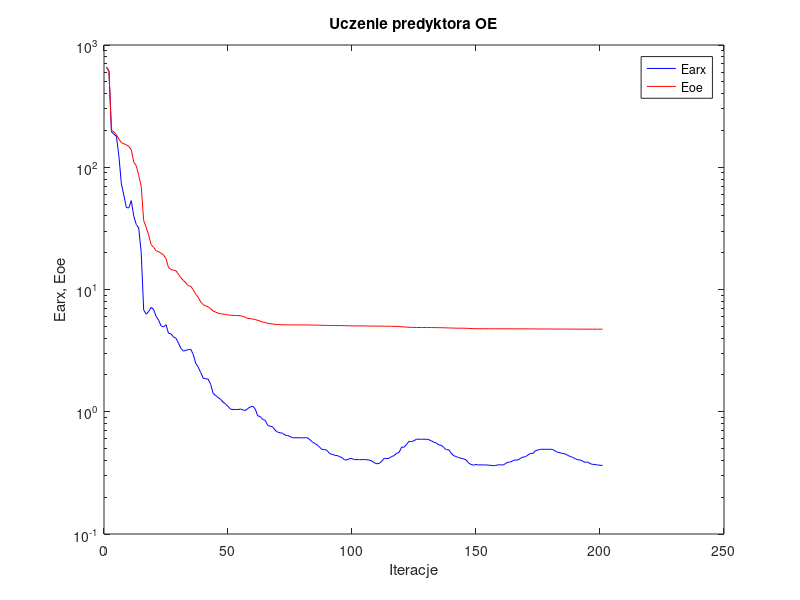
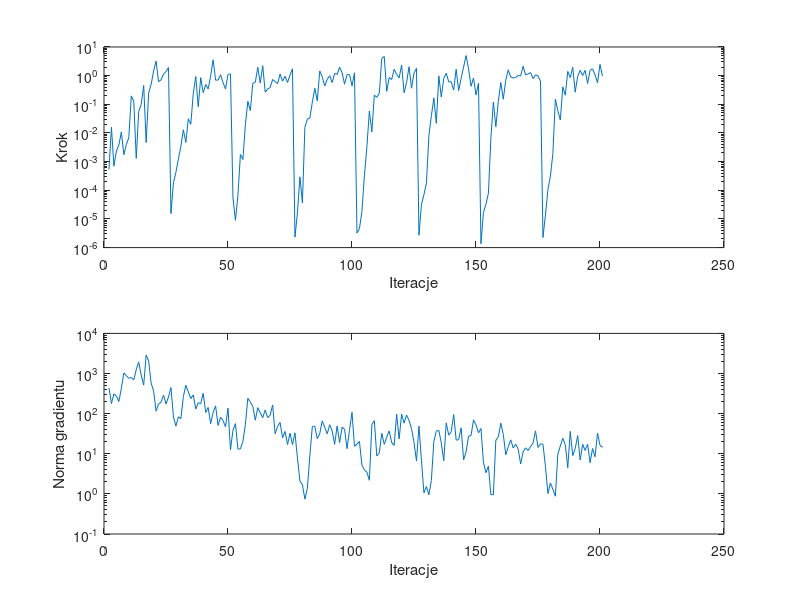

The MATLAB source for these figures, in order:
%uczenie predyktora oe
clear all;
n=0; farx(n+1)=6.591916e+002; foe(n+1)=6.554452e+002; wspucz(n+1)=0.000000e+000; ng(n+1)=0.000000e+000;
%odnowa zmiennej metryki
n=1; farx(n+1)=6.139721e+002; foe(n+1)=6.103995e+002; krok(n+1)=5.266656e-004; ng(n+1)=4.385630e+002;
n=2; farx(n+1)=1.952114e+002; foe(n+1)=2.015054e+002; krok(n+1)=1.576669e-002; ng(n+1)=1.782309e+002;
n=3; farx(n+1)=1.858323e+002; foe(n+1)=1.941997e+002; krok(n+1)=6.935224e-004; ng(n+1)=3.123034e+002;
n=4; farx(n+1)=1.794249e+002; foe(n+1)=1.849435e+002; krok(n+1)=2.363686e-003; ng(n+1)=2.742785e+002;
n=5; farx(n+1)=1.238536e+002; foe(n+1)=1.701288e+002; krok(n+1)=3.831275e-003; ng(n+1)=2.006947e+002;
n=6; farx(n+1)=7.325908e+001; foe(n+1)=1.591280e+002; krok(n+1)=1.071180e-002; ng(n+1)=4.292199e+002;
n=7; farx(n+1)=5.921445e+001; foe(n+1)=1.556926e+002; krok(n+1)=1.745241e-003; ng(n+1)=1.032653e+003;
n=8; farx(n+1)=4.692515e+001; foe(n+1)=1.527940e+002; krok(n+1)=3.951534e-003; ng(n+1)=8.888230e+002;
n=9; farx(n+1)=4.644479e+001; foe(n+1)=1.478058e+002; krok(n+1)=6.819101e-003; ng(n+1)=7.609733e+002;
n=10; farx(n+1)=5.335729e+001; foe(n+1)=1.395279e+002; krok(n+1)=1.961845e-001; ng(n+1)=7.974944e+002;
n=11; farx(n+1)=3.994509e+001; foe(n+1)=1.099380e+002; krok(n+1)=1.290092e-001; ng(n+1)=6.968484e+002;
n=12; farx(n+1)=3.402686e+001; foe(n+1)=1.029381e+002; krok(n+1)=1.299476e-003; ng(n+1)=1.248377e+003;
n=13; farx(n+1)=3.187416e+001; foe(n+1)=8.594392e+001; krok(n+1)=5.695205e-002; ng(n+1)=1.938919e+003;
n=14; farx(n+1)=2.010218e+001; foe(n+1)=6.965420e+001; krok(n+1)=9.809225e-002; ng(n+1)=9.155260e+002;
n=15; farx(n+1)=6.799528e+000; foe(n+1)=3.661313e+001; krok(n+1)=4.572701e-001; ng(n+1)=5.139682e+002;
n=16; farx(n+1)=6.278157e+000; foe(n+1)=3.232156e+001; krok(n+1)=4.637862e-003; ng(n+1)=2.889921e+003;
n=17; farx(n+1)=6.624538e+000; foe(n+1)=2.789984e+001; krok(n+1)=2.464282e-001; ng(n+1)=2.062478e+003;
n=18; farx(n+1)=7.140025e+000; foe(n+1)=2.330990e+001; krok(n+1)=4.904031e-001; ng(n+1)=5.763937e+002;
n=19; farx(n+1)=6.869133e+000; foe(n+1)=2.215344e+001; krok(n+1)=1.443163e+000; ng(n+1)=3.678013e+002;
n=20; farx(n+1)=6.036921e+000; foe(n+1)=2.075506e+001; krok(n+1)=3.203543e+000; ng(n+1)=1.155534e+002;
n=21; farx(n+1)=5.626128e+000; foe(n+1)=2.042757e+001; krok(n+1)=6.155707e-001; ng(n+1)=1.742287e+002;
n=22; farx(n+1)=5.039486e+000; foe(n+1)=1.976757e+001; krok(n+1)=7.113726e-001; ng(n+1)=1.916550e+002;
n=23; farx(n+1)=4.939664e+000; foe(n+1)=1.920903e+001; krok(n+1)=1.131462e+000; ng(n+1)=2.884491e+002;
n=24; farx(n+1)=5.157869e+000; foe(n+1)=1.790657e+001; krok(n+1)=1.390988e+000; ng(n+1)=1.746513e+002;
n=25; farx(n+1)=4.384183e+000; foe(n+1)=1.514180e+001; krok(n+1)=1.924468e+000; ng(n+1)=2.591623e+002;
%odnowa zmiennej metryki
n=26; farx(n+1)=4.329118e+000; foe(n+1)=1.458624e+001; krok(n+1)=1.535151e-005; ng(n+1)=4.470587e+002;
n=27; farx(n+1)=4.096672e+000; foe(n+1)=1.437549e+001; krok(n+1)=1.828869e-004; ng(n+1)=8.284716e+001;
n=28; farx(n+1)=3.990668e+000; foe(n+1)=1.424897e+001; krok(n+1)=4.223390e-004; ng(n+1)=4.893978e+001;
n=29; farx(n+1)=3.654307e+000; foe(n+1)=1.333996e+001; krok(n+1)=1.250114e-003; ng(n+1)=8.335853e+001;
n=30; farx(n+1)=3.299821e+000; foe(n+1)=1.248286e+001; krok(n+1)=3.416397e-003; ng(n+1)=7.491979e+001;
n=31; farx(n+1)=3.133682e+000; foe(n+1)=1.185711e+001; krok(n+1)=1.289397e-002; ng(n+1)=2.687899e+002;
n=32; farx(n+1)=3.179159e+000; foe(n+1)=1.133315e+001; krok(n+1)=4.667933e-003; ng(n+1)=5.080333e+002;
n=33; farx(n+1)=3.223322e+000; foe(n+1)=1.072541e+001; krok(n+1)=3.122169e-002; ng(n+1)=3.469890e+002;
n=34; farx(n+1)=3.239418e+000; foe(n+1)=1.061423e+001; krok(n+1)=2.015462e-002; ng(n+1)=2.383449e+002;
n=35; farx(n+1)=2.936839e+000; foe(n+1)=9.930158e+000; krok(n+1)=2.405585e-001; ng(n+1)=2.933271e+002;
n=36; farx(n+1)=2.484399e+000; foe(n+1)=9.140168e+000; krok(n+1)=9.282331e-001; ng(n+1)=1.305942e+002;
n=37; farx(n+1)=2.317444e+000; foe(n+1)=8.638321e+000; krok(n+1)=8.197463e-002; ng(n+1)=1.876481e+002;
n=38; farx(n+1)=2.089626e+000; foe(n+1)=7.892536e+000; krok(n+1)=8.536620e-001; ng(n+1)=1.774409e+002;
n=39; farx(n+1)=1.882513e+000; foe(n+1)=7.519285e+000; krok(n+1)=2.522670e-001; ng(n+1)=3.215363e+002;
n=40; farx(n+1)=1.858949e+000; foe(n+1)=7.336728e+000; krok(n+1)=4.903006e-001; ng(n+1)=1.070839e+002;
n=41; farx(n+1)=1.850828e+000; foe(n+1)=7.221897e+000; krok(n+1)=3.421659e-001; ng(n+1)=1.423343e+002;
n=42; farx(n+1)=1.676768e+000; foe(n+1)=6.961032e+000; krok(n+1)=9.574267e-001; ng(n+1)=5.622498e+001;
n=43; farx(n+1)=1.414985e+000; foe(n+1)=6.680597e+000; krok(n+1)=3.574253e+000; ng(n+1)=1.076428e+002;
n=44; farx(n+1)=1.356594e+000; foe(n+1)=6.529184e+000; krok(n+1)=6.954939e-001; ng(n+1)=1.558087e+002;
n=45; farx(n+1)=1.309352e+000; foe(n+1)=6.411901e+000; krok(n+1)=7.011953e-001; ng(n+1)=5.087810e+001;
n=46; farx(n+1)=1.264633e+000; foe(n+1)=6.330991e+000; krok(n+1)=1.075645e+000; ng(n+1)=8.086472e+001;
n=47; farx(n+1)=1.200076e+000; foe(n+1)=6.289948e+000; krok(n+1)=5.788951e-001; ng(n+1)=6.691993e+001;
n=48; farx(n+1)=1.157339e+000; foe(n+1)=6.247083e+000; krok(n+1)=3.404866e-001; ng(n+1)=4.675343e+001;
n=49; farx(n+1)=1.107316e+000; foe(n+1)=6.205574e+000; krok(n+1)=1.104103e+000; ng(n+1)=1.371520e+002;
n=50; farx(n+1)=1.050372e+000; foe(n+1)=6.156588e+000; krok(n+1)=1.147757e+000; ng(n+1)=1.250430e+001;
%odnowa zmiennej metryki
n=51; farx(n+1)=1.043365e+000; foe(n+1)=6.137813e+000; krok(n+1)=5.434585e-005; ng(n+1)=3.871385e+001;
n=52; farx(n+1)=1.044560e+000; foe(n+1)=6.133270e+000; krok(n+1)=8.960031e-006; ng(n+1)=5.657231e+001;
n=53; farx(n+1)=1.041009e+000; foe(n+1)=6.131300e+000; krok(n+1)=6.667236e-005; ng(n+1)=1.313163e+001;
n=54; farx(n+1)=1.052937e+000; foe(n+1)=6.093048e+000; krok(n+1)=1.772228e-003; ng(n+1)=1.319830e+001;
n=55; farx(n+1)=1.036668e+000; foe(n+1)=6.033483e+000; krok(n+1)=1.179900e-003; ng(n+1)=2.021014e+001;
n=56; farx(n+1)=1.023922e+000; foe(n+1)=5.928985e+000; krok(n+1)=1.927372e-002; ng(n+1)=5.336794e+001;
n=57; farx(n+1)=1.063457e+000; foe(n+1)=5.790638e+000; krok(n+1)=1.277097e-001; ng(n+1)=2.417993e+002;
n=58; farx(n+1)=1.094404e+000; foe(n+1)=5.778243e+000; krok(n+1)=6.024636e-002; ng(n+1)=1.957907e+002;
n=59; farx(n+1)=1.112732e+000; foe(n+1)=5.727480e+000; krok(n+1)=5.421555e-001; ng(n+1)=1.515806e+002;
n=60; farx(n+1)=1.049906e+000; foe(n+1)=5.682005e+000; krok(n+1)=5.813025e-001; ng(n+1)=6.873623e+001;
n=61; farx(n+1)=9.234957e-001; foe(n+1)=5.586176e+000; krok(n+1)=1.953830e+000; ng(n+1)=1.411163e+002;
n=62; farx(n+1)=9.158819e-001; foe(n+1)=5.520734e+000; krok(n+1)=5.491644e-001; ng(n+1)=1.044127e+002;
n=63; farx(n+1)=8.646743e-001; foe(n+1)=5.407782e+000; krok(n+1)=2.220585e+000; ng(n+1)=7.896113e+001;
n=64; farx(n+1)=8.516565e-001; foe(n+1)=5.381004e+000; krok(n+1)=2.658984e-001; ng(n+1)=1.237605e+002;
n=65; farx(n+1)=7.754554e-001; foe(n+1)=5.283868e+000; krok(n+1)=3.427774e-001; ng(n+1)=7.914267e+001;
n=66; farx(n+1)=7.611620e-001; foe(n+1)=5.256895e+000; krok(n+1)=3.839848e-001; ng(n+1)=9.216238e+001;
n=67; farx(n+1)=7.533761e-001; foe(n+1)=5.217424e+000; krok(n+1)=7.310195e-001; ng(n+1)=1.644084e+002;
n=68; farx(n+1)=7.061931e-001; foe(n+1)=5.187671e+000; krok(n+1)=6.264118e-001; ng(n+1)=3.161976e+001;
n=69; farx(n+1)=6.818610e-001; foe(n+1)=5.166347e+000; krok(n+1)=5.234810e-001; ng(n+1)=4.777773e+001;
n=70; farx(n+1)=6.726921e-001; foe(n+1)=5.151331e+000; krok(n+1)=1.136651e+000; ng(n+1)=6.018703e+001;
n=71; farx(n+1)=6.678480e-001; foe(n+1)=5.146107e+000; krok(n+1)=6.428475e-001; ng(n+1)=2.487314e+001;
n=72; farx(n+1)=6.445963e-001; foe(n+1)=5.141134e+000; krok(n+1)=9.483842e-001; ng(n+1)=3.603989e+001;
n=73; farx(n+1)=6.391396e-001; foe(n+1)=5.138798e+000; krok(n+1)=5.766634e-001; ng(n+1)=1.694549e+001;
n=74; farx(n+1)=6.275224e-001; foe(n+1)=5.135867e+000; krok(n+1)=1.046962e+000; ng(n+1)=3.249096e+001;
n=75; farx(n+1)=6.126666e-001; foe(n+1)=5.131567e+000; krok(n+1)=1.731795e+000; ng(n+1)=1.686129e+001;
%odnowa zmiennej metryki
n=76; farx(n+1)=6.128654e-001; foe(n+1)=5.131057e+000; krok(n+1)=2.318201e-006; ng(n+1)=3.322042e+001;
n=77; farx(n+1)=6.133872e-001; foe(n+1)=5.130899e+000; krok(n+1)=1.631013e-005; ng(n+1)=7.796148e+000;
n=78; farx(n+1)=6.121092e-001; foe(n+1)=5.130613e+000; krok(n+1)=2.939122e-004; ng(n+1)=2.100135e+000;
n=79; farx(n+1)=6.119021e-001; foe(n+1)=5.130598e+000; krok(n+1)=3.635626e-005; ng(n+1)=1.706893e+000;
n=80; farx(n+1)=6.121781e-001; foe(n+1)=5.129599e+000; krok(n+1)=1.576669e-002; ng(n+1)=7.377341e-001;
n=81; farx(n+1)=6.131486e-001; foe(n+1)=5.127329e+000; krok(n+1)=3.045281e-002; ng(n+1)=1.381237e+000;
n=82; farx(n+1)=5.909091e-001; foe(n+1)=5.123273e+000; krok(n+1)=3.320390e-002; ng(n+1)=8.844516e+000;
n=83; farx(n+1)=5.671965e-001; foe(n+1)=5.118708e+000; krok(n+1)=1.178633e-001; ng(n+1)=4.799159e+001;
n=84; farx(n+1)=5.498445e-001; foe(n+1)=5.114031e+000; krok(n+1)=3.607244e-001; ng(n+1)=4.863365e+001;
n=85; farx(n+1)=5.355300e-001; foe(n+1)=5.111833e+000; krok(n+1)=1.317940e-001; ng(n+1)=2.374015e+001;
n=86; farx(n+1)=5.109367e-001; foe(n+1)=5.102140e+000; krok(n+1)=1.462039e+000; ng(n+1)=3.207589e+001;
n=87; farx(n+1)=4.906763e-001; foe(n+1)=5.095189e+000; krok(n+1)=9.001093e-001; ng(n+1)=6.612153e+001;
n=88; farx(n+1)=4.920532e-001; foe(n+1)=5.090680e+000; krok(n+1)=4.352152e-001; ng(n+1)=4.580705e+001;
n=89; farx(n+1)=4.807301e-001; foe(n+1)=5.085935e+000; krok(n+1)=7.487569e-001; ng(n+1)=3.125409e+001;
n=90; farx(n+1)=4.544912e-001; foe(n+1)=5.082606e+000; krok(n+1)=9.942122e-001; ng(n+1)=5.290810e+001;
n=91; farx(n+1)=4.485748e-001; foe(n+1)=5.080143e+000; krok(n+1)=5.732413e-001; ng(n+1)=3.737770e+001;
n=92; farx(n+1)=4.402164e-001; foe(n+1)=5.077325e+000; krok(n+1)=1.192577e+000; ng(n+1)=1.717106e+001;
n=93; farx(n+1)=4.387607e-001; foe(n+1)=5.075412e+000; krok(n+1)=1.104103e+000; ng(n+1)=4.919169e+001;
n=94; farx(n+1)=4.295085e-001; foe(n+1)=5.071158e+000; krok(n+1)=1.974462e+000; ng(n+1)=1.891737e+001;
n=95; farx(n+1)=4.210528e-001; foe(n+1)=5.066782e+000; krok(n+1)=1.267724e+000; ng(n+1)=4.574037e+001;
n=96; farx(n+1)=4.042687e-001; foe(n+1)=5.062598e+000; krok(n+1)=5.007363e-001; ng(n+1)=4.101023e+001;
n=97; farx(n+1)=4.037394e-001; foe(n+1)=5.054466e+000; krok(n+1)=1.070439e+000; ng(n+1)=1.341869e+001;
n=98; farx(n+1)=4.143193e-001; foe(n+1)=5.046990e+000; krok(n+1)=1.096368e+000; ng(n+1)=3.962749e+001;
n=99; farx(n+1)=4.133268e-001; foe(n+1)=5.042519e+000; krok(n+1)=4.385923e-001; ng(n+1)=1.075707e+002;
n=100; farx(n+1)=4.057283e-001; foe(n+1)=5.037998e+000; krok(n+1)=1.252846e+000; ng(n+1)=1.535182e+001;
%odnowa zmiennej metryki
n=101; farx(n+1)=4.058217e-001; foe(n+1)=5.037816e+000; krok(n+1)=3.209106e-006; ng(n+1)=1.730772e+001;
n=102; farx(n+1)=4.059903e-001; foe(n+1)=5.037488e+000; krok(n+1)=4.608984e-006; ng(n+1)=2.033438e+001;
n=103; farx(n+1)=4.056375e-001; foe(n+1)=5.037382e+000; krok(n+1)=1.825109e-005; ng(n+1)=5.202396e+000;
n=104; farx(n+1)=4.071303e-001; foe(n+1)=5.036522e+000; krok(n+1)=3.229906e-004; ng(n+1)=3.972105e+000;
n=105; farx(n+1)=4.047878e-001; foe(n+1)=5.029149e+000; krok(n+1)=3.223493e-003; ng(n+1)=3.491161e+000;
n=106; farx(n+1)=4.025132e-001; foe(n+1)=5.021912e+000; krok(n+1)=5.851700e-002; ng(n+1)=2.182026e+000;
n=107; farx(n+1)=3.955044e-001; foe(n+1)=5.020902e+000; krok(n+1)=1.097075e-002; ng(n+1)=5.321789e+001;
n=108; farx(n+1)=3.823228e-001; foe(n+1)=5.018279e+000; krok(n+1)=2.085952e-001; ng(n+1)=6.660285e+001;
n=109; farx(n+1)=3.754430e-001; foe(n+1)=5.016389e+000; krok(n+1)=1.742650e-001; ng(n+1)=8.773274e+000;
n=110; farx(n+1)=3.782474e-001; foe(n+1)=5.016227e+000; krok(n+1)=2.418297e-001; ng(n+1)=1.053289e+001;
n=111; farx(n+1)=3.944879e-001; foe(n+1)=5.013531e+000; krok(n+1)=3.961425e+000; ng(n+1)=3.230920e+001;
n=112; farx(n+1)=4.164610e-001; foe(n+1)=5.006556e+000; krok(n+1)=4.650420e+000; ng(n+1)=1.722372e+001;
n=113; farx(n+1)=4.131351e-001; foe(n+1)=5.005160e+000; krok(n+1)=2.818076e-001; ng(n+1)=2.589642e+001;
n=114; farx(n+1)=4.169055e-001; foe(n+1)=5.003554e+000; krok(n+1)=8.600077e-001; ng(n+1)=3.700378e+001;
n=115; farx(n+1)=4.305064e-001; foe(n+1)=5.000787e+000; krok(n+1)=7.310195e-001; ng(n+1)=1.889642e+001;
n=116; farx(n+1)=4.376223e-001; foe(n+1)=4.997071e+000; krok(n+1)=1.668193e+000; ng(n+1)=1.619238e+001;
n=117; farx(n+1)=4.575153e-001; foe(n+1)=4.989445e+000; krok(n+1)=1.104103e+000; ng(n+1)=9.663669e+001;
n=118; farx(n+1)=4.650469e-001; foe(n+1)=4.982318e+000; krok(n+1)=8.328011e-001; ng(n+1)=2.337264e+001;
n=119; farx(n+1)=5.139157e-001; foe(n+1)=4.950950e+000; krok(n+1)=2.344435e+000; ng(n+1)=9.761027e+001;
n=120; farx(n+1)=5.127127e-001; foe(n+1)=4.946084e+000; krok(n+1)=2.538306e-001; ng(n+1)=5.780282e+001;
n=121; farx(n+1)=5.409419e-001; foe(n+1)=4.923268e+000; krok(n+1)=5.692710e-001; ng(n+1)=9.240100e+001;
n=122; farx(n+1)=5.730972e-001; foe(n+1)=4.905739e+000; krok(n+1)=2.055430e+000; ng(n+1)=6.719795e+001;
n=123; farx(n+1)=5.697362e-001; foe(n+1)=4.900224e+000; krok(n+1)=3.647485e-001; ng(n+1)=4.242551e+001;
n=124; farx(n+1)=5.799789e-001; foe(n+1)=4.894452e+000; krok(n+1)=1.236644e+000; ng(n+1)=1.919921e+001;
n=125; farx(n+1)=5.960479e-001; foe(n+1)=4.890427e+000; krok(n+1)=1.799493e+000; ng(n+1)=6.577924e+000;
%odnowa zmiennej metryki
n=126; farx(n+1)=5.961364e-001; foe(n+1)=4.889351e+000; krok(n+1)=2.706602e-006; ng(n+1)=4.887298e+001;
n=127; farx(n+1)=5.956811e-001; foe(n+1)=4.889054e+000; krok(n+1)=3.185663e-005; ng(n+1)=6.838302e+000;
n=128; farx(n+1)=5.955773e-001; foe(n+1)=4.889043e+000; krok(n+1)=6.997574e-005; ng(n+1)=1.063362e+000;
n=129; farx(n+1)=5.962421e-001; foe(n+1)=4.888973e+000; krok(n+1)=1.764835e-004; ng(n+1)=1.526549e+000;
n=130; farx(n+1)=5.909433e-001; foe(n+1)=4.887786e+000; krok(n+1)=7.883344e-003; ng(n+1)=9.465668e-001;
n=131; farx(n+1)=5.779325e-001; foe(n+1)=4.883154e+000; krok(n+1)=3.971457e-002; ng(n+1)=2.148947e+000;
n=132; farx(n+1)=5.634181e-001; foe(n+1)=4.880127e+000; krok(n+1)=1.668612e-001; ng(n+1)=2.027730e+001;
n=133; farx(n+1)=5.559696e-001; foe(n+1)=4.879600e+000; krok(n+1)=2.165649e-002; ng(n+1)=3.656429e+001;
n=134; farx(n+1)=5.352859e-001; foe(n+1)=4.873572e+000; krok(n+1)=9.846165e-001; ng(n+1)=3.849497e+001;
n=135; farx(n+1)=5.326969e-001; foe(n+1)=4.871196e+000; krok(n+1)=1.800875e-001; ng(n+1)=1.862260e+001;
n=136; farx(n+1)=5.103047e-001; foe(n+1)=4.864614e+000; krok(n+1)=8.008859e-001; ng(n+1)=6.720750e+000;
n=137; farx(n+1)=4.897567e-001; foe(n+1)=4.854863e+000; krok(n+1)=1.216287e+000; ng(n+1)=5.880862e+001;
n=138; farx(n+1)=4.897824e-001; foe(n+1)=4.849960e+000; krok(n+1)=6.058278e-001; ng(n+1)=2.912875e+001;
n=139; farx(n+1)=4.578847e-001; foe(n+1)=4.840956e+000; krok(n+1)=6.083508e-001; ng(n+1)=3.547206e+001;
n=140; farx(n+1)=4.373757e-001; foe(n+1)=4.834156e+000; krok(n+1)=3.145758e-001; ng(n+1)=9.462432e+001;
n=141; farx(n+1)=4.301039e-001; foe(n+1)=4.827252e+000; krok(n+1)=1.675551e+000; ng(n+1)=2.192726e+001;
n=142; farx(n+1)=4.215322e-001; foe(n+1)=4.825876e+000; krok(n+1)=3.020544e-001; ng(n+1)=2.240734e+001;
n=143; farx(n+1)=4.165069e-001; foe(n+1)=4.824049e+000; krok(n+1)=8.088973e-001; ng(n+1)=4.435568e+001;
n=144; farx(n+1)=4.116485e-001; foe(n+1)=4.822248e+000; krok(n+1)=2.012153e+000; ng(n+1)=7.086862e+000;
n=145; farx(n+1)=4.040507e-001; foe(n+1)=4.818468e+000; krok(n+1)=5.018447e+000; ng(n+1)=1.114679e+001;
n=146; farx(n+1)=3.809653e-001; foe(n+1)=4.807350e+000; krok(n+1)=1.722419e+000; ng(n+1)=2.745715e+001;
n=147; farx(n+1)=3.707339e-001; foe(n+1)=4.793603e+000; krok(n+1)=4.268310e-001; ng(n+1)=2.860785e+001;
n=148; farx(n+1)=3.657731e-001; foe(n+1)=4.783520e+000; krok(n+1)=8.256204e-001; ng(n+1)=6.983531e+001;
n=149; farx(n+1)=3.701598e-001; foe(n+1)=4.779134e+000; krok(n+1)=2.114442e-001; ng(n+1)=5.209124e+001;
n=150; farx(n+1)=3.674725e-001; foe(n+1)=4.777456e+000; krok(n+1)=5.431439e-001; ng(n+1)=3.330811e+001;
%odnowa zmiennej metryki
n=151; farx(n+1)=3.675270e-001; foe(n+1)=4.777035e+000; krok(n+1)=1.361941e-006; ng(n+1)=4.265122e+001;
n=152; farx(n+1)=3.675425e-001; foe(n+1)=4.776938e+000; krok(n+1)=1.685899e-005; ng(n+1)=6.120542e+000;
n=153; farx(n+1)=3.670131e-001; foe(n+1)=4.776853e+000; krok(n+1)=3.217628e-005; ng(n+1)=3.366489e+000;
n=154; farx(n+1)=3.660909e-001; foe(n+1)=4.776497e+000; krok(n+1)=7.907676e-005; ng(n+1)=4.888874e+000;
n=155; farx(n+1)=3.641003e-001; foe(n+1)=4.775136e+000; krok(n+1)=6.475792e-003; ng(n+1)=9.693682e-001;
n=156; farx(n+1)=3.622133e-001; foe(n+1)=4.773993e+000; krok(n+1)=1.196783e-001; ng(n+1)=9.495263e-001;
n=157; farx(n+1)=3.641615e-001; foe(n+1)=4.773841e+000; krok(n+1)=1.638666e-002; ng(n+1)=2.186147e+001;
n=158; farx(n+1)=3.682819e-001; foe(n+1)=4.772743e+000; krok(n+1)=1.269153e-001; ng(n+1)=2.616220e+001;
n=159; farx(n+1)=3.675097e-001; foe(n+1)=4.772131e+000; krok(n+1)=5.726839e-001; ng(n+1)=5.803123e+001;
n=160; farx(n+1)=3.670516e-001; foe(n+1)=4.771750e+000; krok(n+1)=1.504830e-001; ng(n+1)=3.033024e+001;
n=161; farx(n+1)=3.780972e-001; foe(n+1)=4.770899e+000; krok(n+1)=6.986165e-001; ng(n+1)=9.447199e+000;
n=162; farx(n+1)=3.866296e-001; foe(n+1)=4.769456e+000; krok(n+1)=1.601363e+000; ng(n+1)=1.486983e+001;
n=163; farx(n+1)=3.885827e-001; foe(n+1)=4.768752e+000; krok(n+1)=8.922448e-001; ng(n+1)=2.225237e+001;
n=164; farx(n+1)=3.996700e-001; foe(n+1)=4.767719e+000; krok(n+1)=8.328011e-001; ng(n+1)=1.397402e+001;
n=165; farx(n+1)=4.027434e-001; foe(n+1)=4.767146e+000; krok(n+1)=8.551938e-001; ng(n+1)=1.730262e+001;
n=166; farx(n+1)=4.038086e-001; foe(n+1)=4.766621e+000; krok(n+1)=1.031099e+000; ng(n+1)=1.314217e+001;
n=167; farx(n+1)=4.166148e-001; foe(n+1)=4.765923e+000; krok(n+1)=9.640477e-001; ng(n+1)=5.558023e+000;
n=168; farx(n+1)=4.261676e-001; foe(n+1)=4.765337e+000; krok(n+1)=2.125050e+000; ng(n+1)=1.119083e+001;
n=169; farx(n+1)=4.286204e-001; foe(n+1)=4.764838e+000; krok(n+1)=1.056325e+000; ng(n+1)=1.406889e+001;
n=170; farx(n+1)=4.446080e-001; foe(n+1)=4.763715e+000; krok(n+1)=1.142810e+000; ng(n+1)=1.200133e+001;
n=171; farx(n+1)=4.564100e-001; foe(n+1)=4.762236e+000; krok(n+1)=1.280929e+000; ng(n+1)=1.523026e+001;
n=172; farx(n+1)=4.561915e-001; foe(n+1)=4.759812e+000; krok(n+1)=7.926233e-001; ng(n+1)=1.841315e+001;
n=173; farx(n+1)=4.808119e-001; foe(n+1)=4.756025e+000; krok(n+1)=1.068708e+000; ng(n+1)=3.724737e+001;
n=174; farx(n+1)=4.863597e-001; foe(n+1)=4.753809e+000; krok(n+1)=9.808063e-001; ng(n+1)=1.434141e+001;
n=175; farx(n+1)=4.931408e-001; foe(n+1)=4.752912e+000; krok(n+1)=6.344643e-001; ng(n+1)=1.768176e+001;
%odnowa zmiennej metryki
n=176; farx(n+1)=4.930461e-001; foe(n+1)=4.752773e+000; krok(n+1)=2.249322e-006; ng(n+1)=1.732347e+001;
n=177; farx(n+1)=4.927910e-001; foe(n+1)=4.752728e+000; krok(n+1)=1.372904e-005; ng(n+1)=4.789821e+000;
n=178; farx(n+1)=4.929585e-001; foe(n+1)=4.752711e+000; krok(n+1)=1.051281e-004; ng(n+1)=1.018539e+000;
n=179; farx(n+1)=4.933342e-001; foe(n+1)=4.752564e+000; krok(n+1)=3.127269e-004; ng(n+1)=1.875900e+000;
n=180; farx(n+1)=4.905326e-001; foe(n+1)=4.751956e+000; krok(n+1)=1.900524e-003; ng(n+1)=1.299482e+000;
n=181; farx(n+1)=4.757936e-001; foe(n+1)=4.749479e+000; krok(n+1)=1.520877e-001; ng(n+1)=8.743566e-001;
n=182; farx(n+1)=4.657728e-001; foe(n+1)=4.748754e+000; krok(n+1)=5.983917e-002; ng(n+1)=9.865724e+000;
n=183; farx(n+1)=4.611557e-001; foe(n+1)=4.747924e+000; krok(n+1)=2.835564e-002; ng(n+1)=1.559162e+001;
n=184; farx(n+1)=4.555909e-001; foe(n+1)=4.747051e+000; krok(n+1)=4.065930e-001; ng(n+1)=2.429995e+001;
n=185; farx(n+1)=4.523826e-001; foe(n+1)=4.745969e+000; krok(n+1)=2.073757e-001; ng(n+1)=1.684049e+001;
n=186; farx(n+1)=4.395127e-001; foe(n+1)=4.744131e+000; krok(n+1)=1.404256e+000; ng(n+1)=4.486507e+000;
n=187; farx(n+1)=4.309349e-001; foe(n+1)=4.743093e+000; krok(n+1)=8.576098e-001; ng(n+1)=3.617351e+001;
n=188; farx(n+1)=4.233055e-001; foe(n+1)=4.741928e+000; krok(n+1)=1.964480e+000; ng(n+1)=8.985634e+000;
n=189; farx(n+1)=4.137972e-001; foe(n+1)=4.741334e+000; krok(n+1)=2.656312e-001; ng(n+1)=1.350327e+001;
n=190; farx(n+1)=4.042857e-001; foe(n+1)=4.740868e+000; krok(n+1)=9.469203e-001; ng(n+1)=2.837261e+001;
n=191; farx(n+1)=4.035909e-001; foe(n+1)=4.740320e+000; krok(n+1)=1.535939e+000; ng(n+1)=7.004533e+000;
n=192; farx(n+1)=3.944237e-001; foe(n+1)=4.739481e+000; krok(n+1)=1.007810e+000; ng(n+1)=1.718109e+001;
n=193; farx(n+1)=3.860689e-001; foe(n+1)=4.738632e+000; krok(n+1)=1.522162e+000; ng(n+1)=1.214132e+001;
n=194; farx(n+1)=3.879407e-001; foe(n+1)=4.738137e+000; krok(n+1)=5.312057e-001; ng(n+1)=1.729295e+001;
n=195; farx(n+1)=3.765079e-001; foe(n+1)=4.736985e+000; krok(n+1)=1.535351e+000; ng(n+1)=5.971990e+000;
n=196; farx(n+1)=3.711985e-001; foe(n+1)=4.736226e+000; krok(n+1)=1.731795e+000; ng(n+1)=1.353396e+001;
n=197; farx(n+1)=3.704555e-001; foe(n+1)=4.735846e+000; krok(n+1)=1.062525e+000; ng(n+1)=8.419602e+000;
n=198; farx(n+1)=3.664892e-001; foe(n+1)=4.735537e+000; krok(n+1)=5.600723e-001; ng(n+1)=3.260016e+001;
n=199; farx(n+1)=3.658058e-001; foe(n+1)=4.734932e+000; krok(n+1)=2.465522e+000; ng(n+1)=1.620260e+001;
n=200; farx(n+1)=3.633912e-001; foe(n+1)=4.734447e+000; krok(n+1)=9.574267e-001; ng(n+1)=1.445450e+001;

figure; semilogy(farx,'b'); hold on; semilogy(foe,'r'); xlabel('Iteracje'); ylabel('Earx, Eoe'); legend('Earx','Eoe'); title('Uczenie predyktora OE');
figure; subplot(2,1,1); semilogy(krok); xlabel('Iteracje'); ylabel('Krok');
subplot(2,1,2); semilogy(ng); xlabel('Iteracje'); ylabel('Norma gradientu');
Earx=farx(n+1)
Eoe=foe(n+1)
